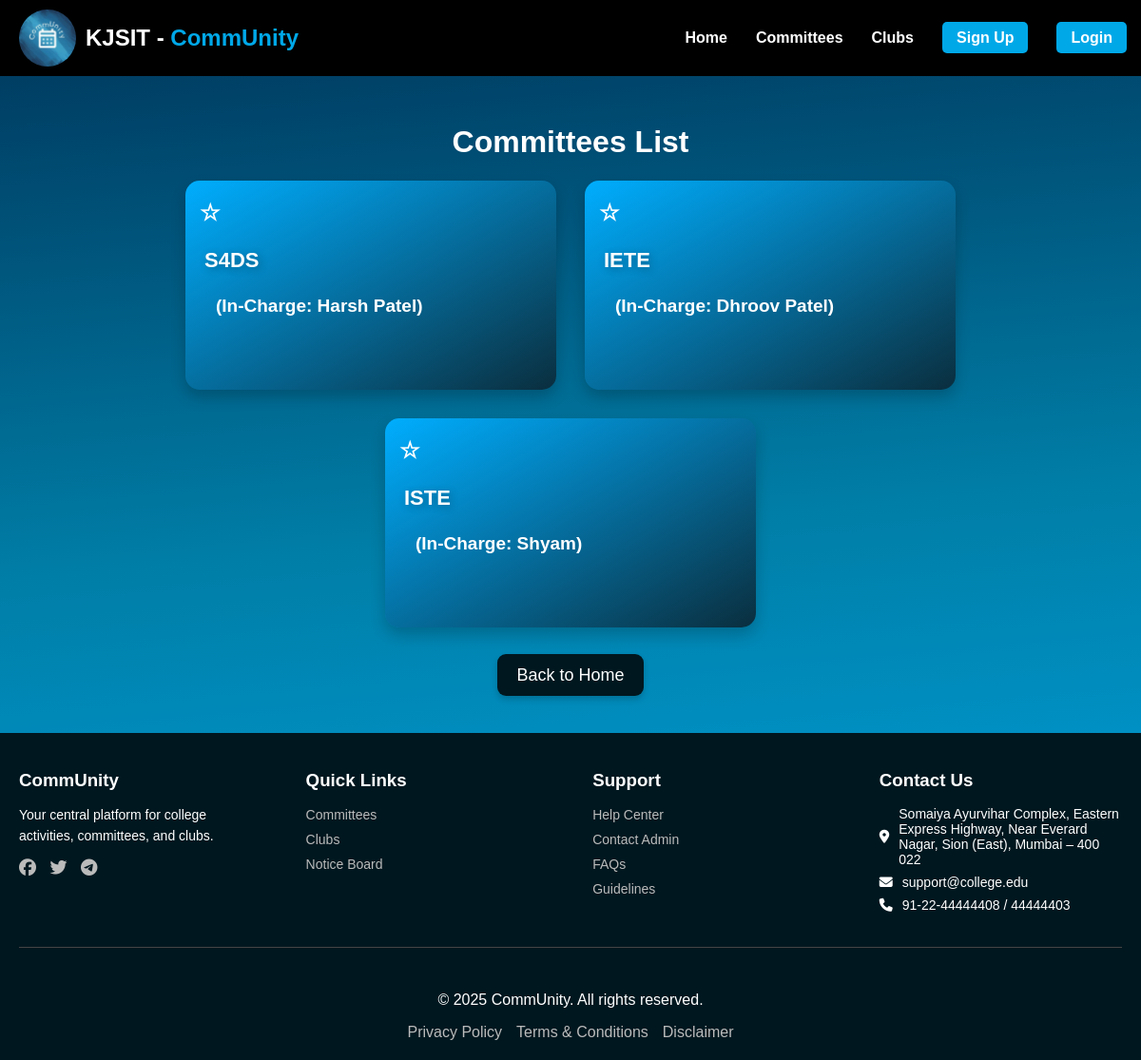
The page /committees/committees/ on the database its author committed.
### committees/models.py (models this page shows, shortened)
class Associations(models.Model):
    ROLE_CHOICES = (
        ('committees', 'Committees'),
        ('clubs', 'Clubs')
    )
    STATUS_CHOICES = (
        ('pending', 'Pending Approval'),
        ('approved', 'Approved'),
        ('rejected', 'Rejected'),
        ('delete_pending', 'Delete Request Pending'),
    )
    CATEGORY = (
        ('None', 'None'),
        ('Academic', 'Academic'),
        ('Technical', 'Technical'),
        ('Cultural', 'Cultural'),
        ('Sports', 'Sports'),
        ('Social', 'Social'),
        ('Other', 'Other')
    )
    id = models.AutoField(primary_key=True)
    name = models.CharField(max_length=255)
    description = models.TextField()
    type = models.CharField(max_length=15, choices=ROLE_CHOICES)
    category = models.CharField(max_length=30, choices=CATEGORY, default='None')
    faculty_incharge = models.ForeignKey('faculty.Faculty', on_delete=models.CASCADE)
    created_by = models.ForeignKey('members.CoreMember', on_delete=models.CASCADE, null=True, blank=True)
    created_at = models.DateTimeField(auto_now_add=True)
    image = models.ImageField(upload_to='association_images/', null=True, blank=True)
    status = models.CharField(max_length=15, choices=STATUS_CHOICES, default='pending')
    owner = models.ForeignKey('members.CoreMember', on_delete=models.SET_NULL, null=True, blank=True,related_name='owned_associations')

### faculty/models.py (models this page shows, shortened)
class Faculty(models.Model):
    id = models.OneToOneField(UserProfile, on_delete=models.CASCADE, primary_key=True)
    department = models.CharField(max_length=100)
    designation = models.CharField(max_length=100,null=True,blank=True)
    locked_dates = models.JSONField(null=True,blank=True)
    permissions = models.JSONField(default=list,null=True,blank=True)
    can_lock_dates = models.BooleanField(default=False)

### Login/models.py (models this page shows, shortened)
class UserProfile(models.Model):
    ROLE_CHOICES = (
        ('faculty', 'Faculty'),
        ('core_member', 'Core Member'),
        ('member', 'Member'),
        ('non_participating', 'Non Participating')
    )
    id = models.OneToOneField(settings.AUTH_USER_MODEL, on_delete=models.CASCADE, primary_key=True)
    ssv_id = models.IntegerField(null=True, blank=True, unique=True)  # New field
    full_name = models.CharField(max_length=255)
    role = models.CharField(max_length=20, choices=ROLE_CHOICES,default='non_participating')
    profile_picture = models.ImageField(upload_to='profile_pics/', default='profile_pics/default.jpg',null=True, blank=True)
    created_at = models.DateTimeField(auto_now_add=True)
    updated_at = models.DateTimeField(auto_now=True)
    preferences = models.JSONField(default=list,null=True,blank=True) # New field for preferences
    notification_read = models.JSONField(default=list,null=True,blank=True)

### committees/views.py (the view, shortened to what this page needs)
# urls.py: path('committees/', views.committees_list, name='committees_list'),
def committees_list(request):
    user = request.user
    committees = Associations.objects.filter(type='committees',status__in=["approved", "delete_pending"])
    preferences = []
    if request.user.is_authenticated:
        preferences = UserProfile.objects.get(id=user).preferences
    context = {
        'committees': committees,
        'preferences': preferences
    }
    request.session['url'] = 'committees_list'
    return render(request, 'committees/committees_list.html', context)

### committees/templates/committees/committees_list.html (shortened to what this page needs)
{% load static %}
<link rel="stylesheet" href="https://cdnjs.cloudflare.com/ajax/libs/font-awesome/6.5.1/css/all.min.css">
<link rel="stylesheet" href="{% static 'css/committees_list.css' %}">
<header>
    <nav>
        <div class="logo-container">
            <img src="{% static 'images/logo.jpeg' %}" alt="CommUnity Logo" class="full-width-logo">
            <div class="logo">KJSIT - <span>CommUnity</span></div>
        </div>
        <ul>
            <li><a href="{% url 'home'%}">Home</a></li>
            <li><a href="{% url 'committees_list' %}">Committees</a></li>
            <li><a href="{% url 'club_list' %}">Clubs</a></li>
            {% if user.is_authenticated %}
                <li><a href="{% url 'account_logout' %}" class="logout-btn">Logout</a></li>
                <li><span style="color: white; padding: 10px; margin-right: 10px;">Welcome, {{ user.userprofile.id.username }}</span>
                </li>
                <script>
                    document.addEventListener("DOMContentLoaded", function () {
                    const userRole = "{{ user.userprofile.role }}";
                    const addClubLinks = document.getElementsByClassName("club-link");
                    if (userRole.trim() === "core_member") {
                        Array.from(addClubLinks).forEach(club => {
                            club.style.display = "block";
                        });
                    }
                });
                </script>
            {% else %}
                <li><a href="{% url 'account_signup' %}" class="signup-btn">Sign Up</a></li>
                <li><a href="{% url 'account_login' %}" class="login-btn">Login</a></li>
            {% endif %}
        </ul>
    </nav>
</header>
<h1>Committees List</h1>
<div class="committees-list">
    <ul>
        {% for committee in committees %}
            {% if committee.status == "approved" or committee.status == "delete_pending" %}
                <li>
                    <span
                        class="star-icon {% if committee.id in preferences %}selected{% endif %}"
                        data-committee-id="{{ committee.id }}"
                        onclick="toggleSelection(this)">
                        {% if committee.id in preferences %} &#9733; {% else %} &#9734; {% endif %}
                    </span>
                    <a href="{% url 'committees_detail' pk=committee.id %}" class="committee-link">
                        {{ committee.name }}
                    </a>
                    <br>
                    <span class="faculty-incharge">(In-Charge: {{ committee.faculty_incharge.id.full_name }})</span>
                </li>
            {% endif %}
        {% empty %}
            <li>No committees have been added yet.</li>
        {% endfor %}
    </ul>
    <a href="{% url 'home' %}" class="back-button">Back to Home</a>
</div>
<footer>
    <div class="footer-container">
        <div class="footer-section">
            <h3>CommUnity</h3>
            <p>Your central platform for college activities, committees, and clubs.</p>
            <div class="social-icons">
                <a href="#"><i class="fab fa-facebook"></i></a>
                <a href="#"><i class="fab fa-twitter"></i></a>
                <a href="#"><i class="fab fa-telegram"></i></a>
            </div>
        </div>
        <div class="footer-section">
            <h3>Quick Links</h3>
            <ul>
                <li><a href="{% url 'committees_list' %}">Committees</a></li>
                <li><a href="{% url 'club_list' %}">Clubs</a></li>
                <li><a href="#notice-board">Notice Board</a></li>
            </ul>
        </div>
        <div class="footer-section">
            <h3>Support</h3>
            <ul>
                <li><a href="#">Help Center</a></li>
                <li><a href="#">Contact Admin</a></li>
                <li><a href="#">FAQs</a></li>
                <li><a href="#">Guidelines</a></li>
            </ul>
        </div>
        <div class="footer-section">
            <h3>Contact Us</h3>
            <ul class="contact-info">
                <li><i class="fas fa-map-marker-alt"></i> Somaiya Ayurvihar Complex, Eastern Express Highway, Near Everard Nagar, Sion (East), Mumbai – 400 022</li>
                <li><i class="fas fa-envelope"></i> support@college.edu</li>
                <li><i class="fas fa-phone"></i> 91-22-44444408 / 44444403</li>
            </ul>
        </div>
    </div>
    <hr>
    <div class="footer-bottom">
        <p>© 2025 CommUnity. All rights reserved.</p>
        <div class="footer-links">
            <a href="https://www.somaiya.edu.in/en/privacy-policy" target="blank">Privacy Policy</a>
            <a href="https://www.somaiya.edu.in/en/terms-and-conditions" target="balnk">Terms &amp; Conditions</a>
            <a href="https://www.somaiya.edu.in/en/disclaimer" target="blank">Disclaimer</a>
        </div>
    </div>
</footer>

### committees/static/css/committees_list.css (style rules this page uses)
header { color: white; padding: 15px 0; }
nav { display: flex; align-items: center; justify-content: space-between; padding: 10px 20px; background: black; position: fixed; width: 100%; z-index: 1000; top: 0; }
.logo-container { display: flex; align-items: center; }
.full-width-logo { max-height: 60px; margin-right: 10px; border-radius: 50%; object-fit: cover; }
.logo { font-size: 24px; font-weight: bolder; color: white; white-space: nowrap; }
.logo span { color: #00A8E8; }
nav ul { list-style: none; display: flex; align-items: center; margin: 0; padding: 0; }
nav ul li { margin: 0 15px; }
nav ul li a { text-decoration: none; color: white; font-weight: bold; transition: color 0.3s ease; }
ul li span { color: white; text-decoration: none; font-weight: bold; }
.login-btn { margin-right: 20px; }
.signup-btn, .login-btn, .logout-btn { padding: 8px 15px; background: #00A8E8; border-radius: 5px; color: white; }
h1 { color: #fff; font-family:'Trebuchet MS', 'Lucida Sans Unicode', 'Lucida Grande', 'Lucida Sans', Arial, sans-serif; }
.back-button { background: #00171F; color: #FFFFFF; text-decoration: none; font-size: 18px; padding: 12px 20px; margin: 10px auto; border-radius: 9px; transition: all 0.3s ease-in-out; text-align: center; border: none; cursor: pointer; box-shadow: 0px 4px 6px rgba(0, 23, 31, 0.2); }
.committees-list li { display: flex; flex-direction: column; justify-content: center; align-items: flex-start; position: relative; padding-left: 50px; }
.committees-list ul { list-style: none; padding: 0; display: flex; flex-wrap: wrap; justify-content: center; margin-bottom: 40px; gap: 30px; }
.committees-list li { background: linear-gradient(150deg, #00aeff, #0a2e3e); backdrop-filter: blur(15px); width: 350px; height: 180px; padding: 20px; border-radius: 15px; box-shadow: 0 8px 16px rgba(0, 0, 0, 0.2); text-align: left; transition: transform 0.3s ease, box-shadow 0.3s ease; cursor: pointer; position: relative; overflow: hidden; display: flex; flex-direction: column; justify-content: center; color: rgb(195, 195, 195); }
.committee-link { color: white; font-weight: bold; text-decoration: none; font-size: 22px; text-shadow: 2px 2px 8px rgba(0, 0, 0, 0.3); }
.faculty-incharge { font-size: 19px; color: #FFF; padding: 6px 12px; border-radius: 6px; text-align: left; }
.star-icon { position: absolute; left: 15px; top: 20px; font-size: 24px; color: white; }
footer { background: #00171F; color: #fff; padding: 20px; text-align: left; margin-top: 50px; }
.footer-container { display: flex; justify-content: space-between; flex-wrap: wrap; align-items: flex-start; }
.footer-section { width: 22%; }
.footer-section h3 { margin-bottom: 10px; }
.footer-section ul { list-style: none; padding: 0; display: flex; flex-direction: column; gap: 8px; }
.footer-section ul li { margin: 0; }
.footer-section ul li a { color: #bbb; text-decoration: none; font-size: 14px; }
.footer-bottom { text-align: center; margin-top: 10px; padding-top: 10px; }
.footer-links { display: flex; justify-content: center; gap: 15px; }
.footer-links a { color: #bbb; text-decoration: none; }
.footer-section p { font-size: 14px; line-height: 1.6; }
.social-icons a { display: inline-block; margin-right: 10px; font-size: 18px; color: #bbb; }
.contact-info { display: flex; flex-direction: column; gap: 8px; }
.contact-info li { display: flex; align-items: center; font-size: 14px; }
.contact-info i { margin-right: 10px; }
hr { border: 0; height: 1px; background: #444; margin: 20px 0; }

### rows shown on the page
Associations: name "S4DS", faculty_incharge.id.full_name "Harsh Patel"
Associations: name "IETE", faculty_incharge.id.full_name "Dhroov Patel"
Associations: name "ISTE", faculty_incharge.id.full_name "Shyam"
